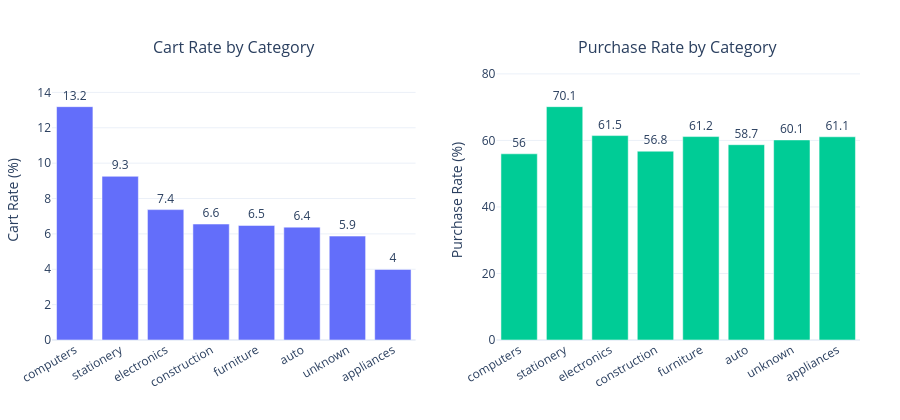

Notebook cell for this chart:
### Markdown cell above
### Category-Level Insights

Conversion rates were compared across categories.

### Code cell
funnel_cat = (
    df.groupby(['category', 'user_session', 'event_type'])
      .size()
      .unstack(fill_value=0)
      .reset_index()
)

funnel_cat['view'] = (funnel_cat['view'] > 0).astype(int)
funnel_cat['cart'] = (funnel_cat['cart'] > 0).astype(int)
funnel_cat['purchase'] = (funnel_cat['purchase'] > 0).astype(int)

summary = funnel_cat.groupby('category').agg({
    'view': 'sum',
    'cart': 'sum',
    'purchase': 'sum'
})

summary['cart_rate'] = summary['cart'] / summary['view']
summary['purchase_rate'] = summary['purchase'] / summary['cart']
summary['overall_rate'] = summary['purchase'] / summary['view']

# filter noise
summary = summary[(summary['view'] > 1000) & (summary['purchase'] > 50)]
#----------------------------------------------------------------------------------------------------------------------#

# prepare data for graph
plot_df = summary.copy().reset_index()

plot_df['cart_rate_pct'] = plot_df['cart_rate'] * 100
plot_df['purchase_rate_pct'] = plot_df['purchase_rate'] * 100

# sort by cart rate (important for readability)
plot_df = plot_df.sort_values('cart_rate_pct', ascending=False)

# create subplots
fig = make_subplots(
    rows=1, cols=2,
    subplot_titles=("Cart Rate by Category", "Purchase Rate by Category")
)

# --- Cart Rate ---
fig.add_trace(
    go.Bar(
        x=plot_df['category'],
        y=plot_df['cart_rate_pct'],
        text=plot_df['cart_rate_pct'].round(1),
        textposition='outside',
        name='Cart Rate',
        marker_color='#636EFA'
    ),
    row=1, col=1
)

# --- Purchase Rate ---
fig.add_trace(
    go.Bar(
        x=plot_df['category'],
        y=plot_df['purchase_rate_pct'],
        text=plot_df['purchase_rate_pct'].round(1),
        textposition='outside',
        name='Purchase Rate',
        marker_color='#00CC96'
    ),
    row=1, col=2
)

# layout
fig.update_layout(
    width=900,
    height=420,
    template='plotly_white',
    showlegend=False,
    margin=dict(l=40, r=40, t=60, b=80)
)

# axis formatting
fig.update_xaxes(tickangle=-30)

fig.update_yaxes(title_text="Cart Rate (%)", row=1, col=1)
fig.update_yaxes(title_text="Purchase Rate (%)", row=1, col=2)

# start from 0
fig.update_yaxes(range=[0, plot_df['cart_rate_pct'].max() * 1.2], row=1, col=1)
fig.update_yaxes(range=[0, plot_df['purchase_rate_pct'].max() * 1.2], row=1, col=2)

fig.show()
summary.sort_values('overall_rate', ascending=False)

### Figure 1 — Plotly figure (JSON) as saved in the notebook; plotly's stock layout.template omitted (floating-point values rounded to 4 significant figures)
{"data": [{"marker": {"color": "#636EFA"}, "name": "Cart Rate", "text": [13.2, 9.3, 7.4, 6.6, 6.5, 6.4, 5.9, 4], "textposition": "outside", "type": "bar", "x": ["computers", "stationery", "electronics", "construction", "furniture", "auto", "unknown", "appliances"], "xaxis": "x", "y": [13.19, 9.255, 7.372, 6.556, 6.477, 6.381, 5.875, 3.992], "yaxis": "y"}, {"marker": {"color": "#00CC96"}, "name": "Purchase Rate", "text": [56, 70.1, 61.5, 56.8, 61.2, 58.7, 60.1, 61.1], "textposition": "outside", "type": "bar", "x": ["computers", "stationery", "electronics", "construction", "furniture", "auto", "unknown", "appliances"], "xaxis": "x2", "y": [55.97, 70.14, 61.45, 56.76, 61.15, 58.71, 60.15, 61.09], "yaxis": "y2"}], "layout": {"annotations": [{"font": {"size": 16}, "showarrow": false, "text": "Cart Rate by Category", "x": 0.225, "xanchor": "center", "xref": "paper", "y": 1, "yanchor": "bottom", "yref": "paper"}, {"font": {"size": 16}, "showarrow": false, "text": "Purchase Rate by Category", "x": 0.775, "xanchor": "center", "xref": "paper", "y": 1, "yanchor": "bottom", "yref": "paper"}], "height": 420, "margin": {"b": 80, "l": 40, "r": 40, "t": 60}, "showlegend": false, "width": 900, "xaxis": {"anchor": "y", "domain": [0, 0.45], "tickangle": -30}, "xaxis2": {"anchor": "y2", "domain": [0.55, 1], "tickangle": -30}, "yaxis": {"anchor": "x", "domain": [0, 1], "range": [0, 15.83], "title": {"text": "Cart Rate (%)"}}, "yaxis2": {"anchor": "x2", "domain": [0, 1], "range": [0, 84.17], "title": {"text": "Purchase Rate (%)"}}}}
